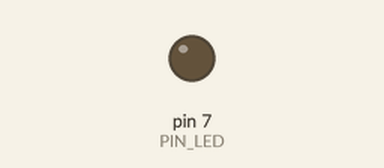
The sketch below on a simulated Arduino Uno, built with avr-gcc and run on an emulated ATmega328P. Parts: output pins drawn as LEDs (lit = HIGH). Dashed ring = blinking. At 2.0 s the program stops and its outputs stay as they are.

Above: at 0.4 s.
At 1.75 s:
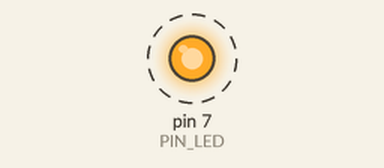
Timing chart, 0 to 3.0 s (numbered marks = the images above):
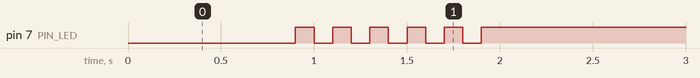

The sketch:

05_practice_2.ino
```cpp
#define PIN_LED 7 //20203129 전경진
unsigned int count, toggle;

void setup() {
  pinMode(PIN_LED, OUTPUT);
  Serial.begin(115200); //Initialize serial port
  while (!Serial) {
    ; // wait for serial port to connect.
  }
  count = toggle = 0;
  digitalWrite(PIN_LED, toggle); // turn on LED.
}

void loop() {
  ++count;
  toggle = toggle_state(toggle); // toggle LED value.
  digitalWrite(PIN_LED, toggle); // update LED status.
  delay(100); // wait for 1,000 milliseconds
}

int toggle_state(int toggle) {
  switch(toggle){
    case 0:
      if(count<10){
        toggle=0;
       }
      else if(count>=10 && count <=20 || count>=20){
        toggle=1;
      }
      break;
    case 1:
      toggle=0;
      if(count>=20){
        while(1){}
      }
      break;
  }
  return toggle;
}
```

Measured:
- by itself, pin 7 (PIN_LED): alternates HIGH for 0.10 s and LOW for 0.10 s, 11 changes in all, then stays HIGH
